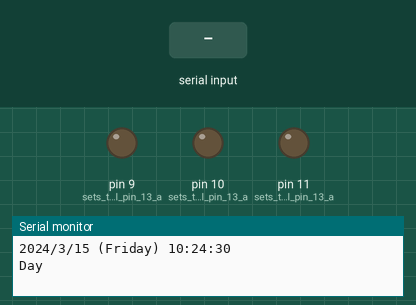
This sketch was run on a simulated Arduino Uno, built with avr-gcc and run on an emulated ATmega328P. On the bench: output pins drawn as LEDs (lit = HIGH), the last lines printed to the serial monitor. The test bench sets the inputs (shaded band). The local clock reads 2024-03-15 10:24:30 at power-on unless the sketch sets it.

Above: at 1.2 s.
1.3 s: "2" received over Serial
At 2.49 s:
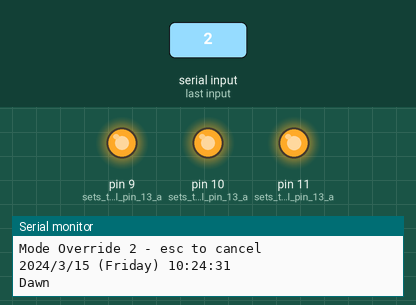
4.3 s: "5" received over Serial
7.3 s: "7" received over Serial
At 8.0 s:
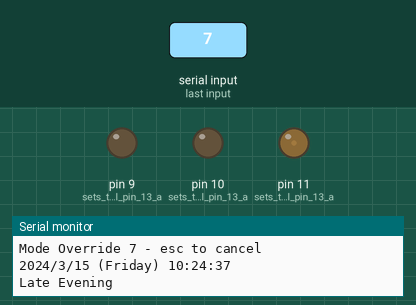
10.3 s: "6" received over Serial
13.3 s: "1" received over Serial
At 13.7 s:
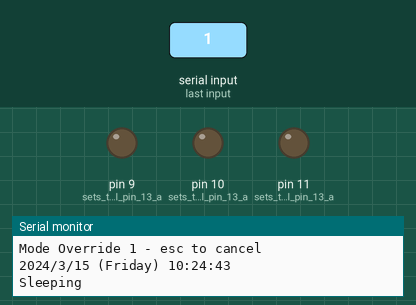
Timing chart, 0 to 15.8 s (numbered marks = the images above; inputs shaded):
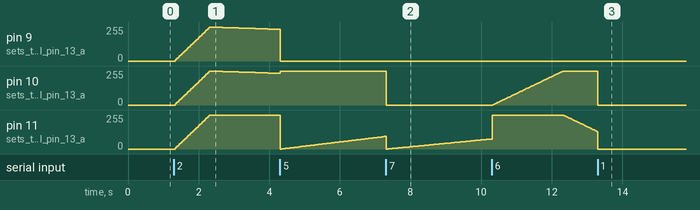

The sketch:

RGB_String.ino
```cpp
#include "RTClib.h" // https://github.com/adafruit/RTClib

RTC_PCF8563 rtc;
bool rtc_active = false;

void setup() {
    Serial.begin(115200);
    if (! rtc.begin()) {
      for(int i = 0; i < 10; i++)
      {
        delay(500);
        Serial.println("Couldn't find RTC");
        Serial.flush();
      }
    } else {
      rtc_active = true;
    }

    if (rtc.lostPower()) {
        Serial.println("RTC is NOT initialized, let's set the time!");
        // When time needs to be set on a new device, or after a power loss, the
        // following line sets the RTC to the date & time this sketch was compiled
        rtc.adjust(DateTime(F(__DATE__), F(__TIME__)));
        // This line sets the RTC with an explicit date & time, for example to set
        // January 21, 2014 at 3am you would call:
        // rtc.adjust(DateTime(2014, 1, 21, 3, 0, 0));
        //
        // Note: allow 2 seconds after inserting battery or applying external power
        // without battery before calling adjust(). This gives the PCF8523's
        // crystal oscillator time to stabilize. If you call adjust() very quickly
        // after the RTC is powered, lostPower() may still return true.
      }

    // When time needs to be re-set on a previously configured device, the
    // following line sets the RTC to the date & time this sketch was compiled
    //rtc.adjust(DateTime(F(__DATE__), F(__TIME__)));
    // This line sets the RTC with an explicit date & time, for example to set
    // January 21, 2014 at 3am you would call:
    // rtc.adjust(DateTime(2014, 1, 21, 3, 0, 0));

    // When the RTC was stopped and stays connected to the battery, it has
    // to be restarted by clearing the STOP bit. Let's do this to ensure
    // the RTC is running.
    rtc.start();

    pinMode(9, OUTPUT);    // sets the digital pin 13 as output
    pinMode(10, OUTPUT);    // sets the digital pin 13 as output
    pinMode(11, OUTPUT);    // sets the digital pin 13 as output
}


#define NO_MODE_OVERRIDE -1
int mode_override = NO_MODE_OVERRIDE;

enum {
  MODE_sleeping,
  MODE_dawn,
  MODE_day,
  MODE_midday,
  MODE_late_afternoon,
  MODE_evening,
  MODE_late_evening,
};
#define MODE_default MODE_sleeping

void show_time();

bool command(void) {
   bool button_pressed = false;
   while(Serial.available()) {
      char inChar = (char)Serial.read(); // get the new byte:
      switch(inChar) {
        case '1':
        case '2':
        case '3':
        case '4':
        case '5':
        case '6':
        case '7':
        case '8':
          Serial.print("Mode Override ");
          Serial.print(inChar);
          Serial.println(" - esc to cancel");
          mode_override = inChar-'1';
          button_pressed = true;
          break;

        case '\x1B':
          Serial.println("Cancel");
          mode_override = NO_MODE_OVERRIDE;
          button_pressed = true;
          break;

        case '+':
        {
            show_time();
            DateTime now = rtc.now();
            TimeSpan incr(60);
            now = now + incr;
            rtc.adjust(now);
            show_time();
            break;
        }

        case '-':
        {
            show_time();
              DateTime now = rtc.now();
              TimeSpan decrement(-60);
              now = now + decrement;
              rtc.adjust(now);
              show_time();
            break;
        }

        default:
          button_pressed = true;
          break;
        }
   }
   return button_pressed;
}

bool delay_with_command(unsigned long delay_in_ms) {
   unsigned long finish_time = millis() + delay_in_ms;
   bool button_pressed = false;
   while(millis() < finish_time && not button_pressed)
   {
      button_pressed = command();
   }
   return button_pressed;
}


int time_mode() {
  DateTime now = rtc.now();
  int simple_time = now.hour() * 100 + now.minute();

  int mode = MODE_default;
  if(now.dayOfTheWeek() == 6 || now.dayOfTheWeek() == 0)
  {
    //
    // Weekend settings
    //
    if(simple_time > 2200) {
      mode = MODE_sleeping;
    } else if (simple_time > 2100) {
      mode =  MODE_late_evening;
    } else if (simple_time > 1800) {
      mode =  MODE_evening;
    } else if (simple_time > 1630) {
      mode =  MODE_late_afternoon;
    } else if (simple_time > 1330) {
      mode =  MODE_day;
    } else if (simple_time > 1200) {
      mode =  MODE_midday;
    } else if (simple_time > 1000) {
      mode =  MODE_day;
    } else if (simple_time > 800) {
      mode =  MODE_dawn;
    } else {
      mode =  MODE_sleeping;
    }
  }
  else
  {
    //
    // Weekday settings
    //

    if(simple_time > 2245) {
      mode = MODE_sleeping;
    } else if (simple_time > 2100) {
      mode =  MODE_late_evening;
    } else if (simple_time > 1800) {
      mode =  MODE_evening;
    } else if (simple_time > 1630) {
      mode =  MODE_late_afternoon;
    } else if (simple_time > 1300) {
      mode =  MODE_day;
    } else if (simple_time > 1200) {
      mode =  MODE_midday;
    } else if (simple_time > 830) {
      mode =  MODE_day;
    } else if (simple_time > 700) {
      mode =  MODE_dawn;
    } else {
      mode =  MODE_sleeping;
    }
  }
  return mode;
}

char daysOfTheWeek[7][12] = {"Sunday", "Monday", "Tuesday", "Wednesday", "Thursday", "Friday", "Saturday"};
void show_time()
{
    DateTime now = rtc.now();

    Serial.print(now.year(), DEC);
    Serial.print('/');
    Serial.print(now.month(), DEC);
    Serial.print('/');
    Serial.print(now.day(), DEC);
    Serial.print(" (");
     Serial.print(daysOfTheWeek[now.dayOfTheWeek()]);
    Serial.print(") ");
    Serial.print(now.hour(), DEC);
    Serial.print(':');
    Serial.print(now.minute(), DEC);
    Serial.print(':');
    Serial.print(now.second(), DEC);
    Serial.println();
    /*
    Serial.print(" since midnight 1/1/1970 = ");
    Serial.print(now.unixtime());
    Serial.print("s = ");
    Serial.print(now.unixtime() / 86400L);
    Serial.println("d");

    // calculate a date which is 7 days, 12 hours and 30 seconds into the future
    DateTime future (now + TimeSpan(7,12,30,6));

    Serial.print(" now + 7d + 12h + 30m + 6s: ");
    Serial.print(future.year(), DEC);
    Serial.print('/');
    Serial.print(future.month(), DEC);
    Serial.print('/');
    Serial.print(future.day(), DEC);
    Serial.print(' ');
    Serial.print(future.hour(), DEC);
    Serial.print(':');
    Serial.print(future.minute(), DEC);
    Serial.print(':');
    Serial.print(future.second(), DEC);
    Serial.println();
    */
}

void set_colour(uint8_t red, uint8_t green, uint8_t blue)
{
    analogWrite(11, red);
    analogWrite(10, green);
    analogWrite(9, blue);
}

uint8_t limit(int in)
{
  uint8_t ret = in;
  if(in > 255)
  {
    ret = 255;
  }
  if(in < 0)
  {
    ret = 0;
  }
  return ret;
}

bool fade(int time_ms, uint8_t r1,uint8_t g1, uint8_t b1, uint8_t r2, uint8_t g2, uint8_t b2)
{
#define STEP_TIME 25
  float t = (float)time_ms / (float)STEP_TIME;
  float dr = ((int)r2-(int)r1) / t;
  float dg = ((int)g2-(int)g1) / t;
  float db = ((int)b2-(int)b1) / t;
  float r_current = r1;
  float g_current = g1;
  float b_current = b1;
  float t_current = time_ms;
  bool button_pressed = false;
  while(t_current > 0 && button_pressed == false)
  {
    uint8_t r = limit(r_current);
    uint8_t g = limit(g_current);
    uint8_t b = limit(b_current);
    set_colour(r, g, b);

    button_pressed = delay_with_command(STEP_TIME);
    t_current -= STEP_TIME;
    r_current += dr;
    g_current += dg;
    b_current += db;
  }

  return button_pressed;
}

#define BLACK 0, 0, 0
#define RED 255, 0, 0
#define YELLOW 255, 255, 0
#define GREEN 0, 255, 0
#define CYAN 0, 255, 255
#define BLUE 0, 0, 255
#define MAGENTA 255, 0, 255

#define WHITE 255, 255, 255

#define COLOUR_CHANGE_TIME 2000

void rainbow()
{
  bool b = false;
  b = fade(COLOUR_CHANGE_TIME, RED, YELLOW); if(b) { return; }
  b = fade(COLOUR_CHANGE_TIME, YELLOW, GREEN); if(b) { return; }
  b = fade(COLOUR_CHANGE_TIME, GREEN, CYAN); if(b) { return; }
  b = fade(COLOUR_CHANGE_TIME, CYAN, BLUE); if(b) { return; }
  b = fade(COLOUR_CHANGE_TIME, BLUE, MAGENTA); if(b) { return; }
  b = fade(COLOUR_CHANGE_TIME, MAGENTA, RED); if(b) { return; }
}

void white_rainbow()
{
  bool b = false;
  b = fade(COLOUR_CHANGE_TIME, RED, YELLOW); if(b) { return; }
  b = fade(1000, YELLOW, WHITE); if(b) { return; }
  b = fade(1000, WHITE, YELLOW); if(b) { return; }
  b = fade(COLOUR_CHANGE_TIME, YELLOW, GREEN); if(b) { return; }
  b = fade(1000, GREEN, WHITE); if(b) { return; }
  b = fade(1000, WHITE, GREEN); if(b) { return; }
  b = fade(COLOUR_CHANGE_TIME, GREEN, CYAN); if(b) { return; }
  b = fade(1000, CYAN, WHITE); if(b) { return; }
  b = fade(1000, WHITE, CYAN); if(b) { return; }
  b = fade(COLOUR_CHANGE_TIME, CYAN, BLUE); if(b) { return; }
  b = fade(1000, BLUE, WHITE); if(b) { return; }
  b = fade(1000, WHITE, BLUE); if(b) { return; }
  b = fade(COLOUR_CHANGE_TIME, BLUE, MAGENTA); if(b) { return; }
  b = fade(1000, MAGENTA, WHITE); if(b) { return; }
  b = fade(1000, WHITE, MAGENTA); if(b) { return; }
  b = fade(COLOUR_CHANGE_TIME, MAGENTA, RED); if(b) { return; }
  b = fade(1000, RED, WHITE); if(b) { return; }
  b = fade(1000, WHITE, RED); if(b) { return; }
}

void all_off()
{
  digitalWrite(9, LOW);
  digitalWrite(10, LOW);
  digitalWrite(11, LOW);
  delay_with_command(5000);
}

void dawn_starts()
{
  bool b = false;
  b = fade(1000, BLACK, WHITE); if(b) { return; }
  b = fade(30000, WHITE, RED); if(b) { return; }
  b = fade(30000, RED, YELLOW); if(b) { return; }
  b = fade(30000, YELLOW, CYAN); if(b) { return; }
  b = fade(30000, CYAN, WHITE); if(b) { return; }
  b = fade(1000, WHITE, BLACK); if(b) { return; }
}

void willow()
{
  bool b = false;
  b = fade(8000, GREEN, YELLOW); if(b) { return; }
  b = fade(8000, YELLOW, GREEN); if(b) { return; }
  //b = fade(5000, CYAN, GREEN); if(b) { return; }
}

void darkness_falls()
{
  bool b = false;
  b = fade(10000, BLACK, RED); if(b) { return; }
  b = fade(10000, RED, BLUE); if(b) { return; }
  b = fade(10000, BLUE, RED); if(b) { return; }
  b = fade(10000, RED, BLACK); if(b) { return; }
}


void loop() {
  int mode = time_mode();
  show_time();
  if(mode_override != NO_MODE_OVERRIDE)
  {
    mode = mode_override;
  }

  switch(mode) {
    case MODE_sleeping:
      Serial.println("Sleeping");
      all_off();
      break;
    case MODE_dawn:
      Serial.println("Dawn");
      dawn_starts();
      break;
    case MODE_day:
      Serial.println("Day");
      all_off();
      break;
    case MODE_midday:
      Serial.println("Midday");
      white_rainbow();
      break;
    case MODE_late_afternoon:
      Serial.println("Late afternoon");
      willow();
      break;
    case MODE_evening:
      Serial.println("Evening");
      rainbow();
      break;
    case MODE_late_evening:
      Serial.println("Late Evening");
      darkness_falls();
      break;
    default:
      Serial.println("Default");
      all_off();
      mode = 0;
      break;
  }
  //mode ++;

}
```

Measured:
- after the input at 1.3 s, pin 9 (sets_the_digital_pin_13_a), pin 10 (sets_the_digital_pin_13_a): rises from 0/255 to 255/255 in 0.98 s, then falls to 238/255 in 1.9 s; pin 11 (sets_the_digital_pin_13_a): moves from 0/255 to 255/255 over 0.98 s, starting at once
- after the input at 7.3 s, pin 10 (sets_the_digital_pin_13_a): 255/255 → 0/255 at once
- after the input at 10.3 s, pin 10 (sets_the_digital_pin_13_a): moves from 0/255 to 255/255 over 2.0 s, starting at once
- after the input at 13.3 s, pin 9 (sets_the_digital_pin_13_a): stops changing and stays 0/255; pin 10 (sets_the_digital_pin_13_a): 255/255 → 0/255 at once
